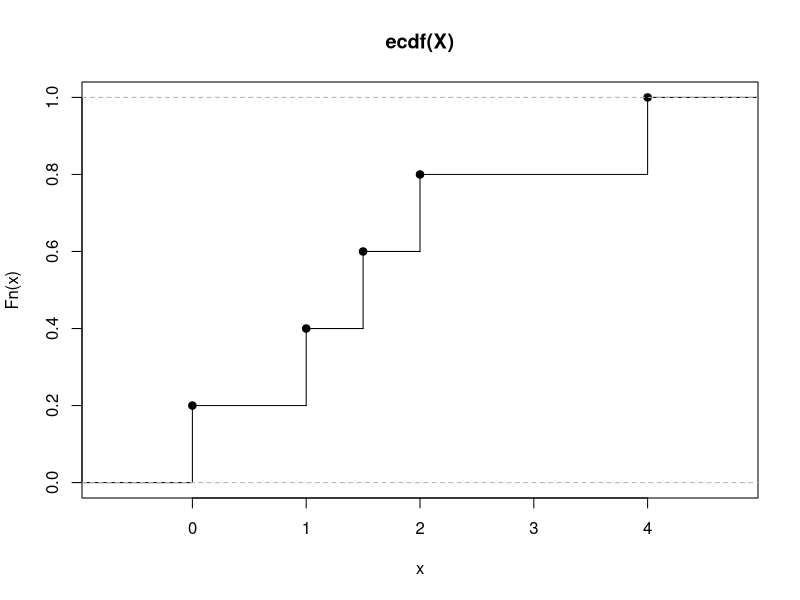
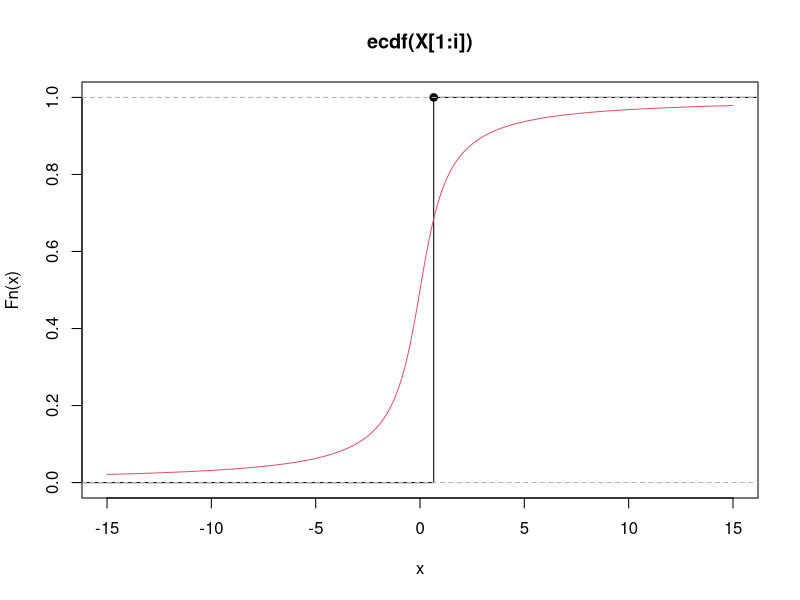
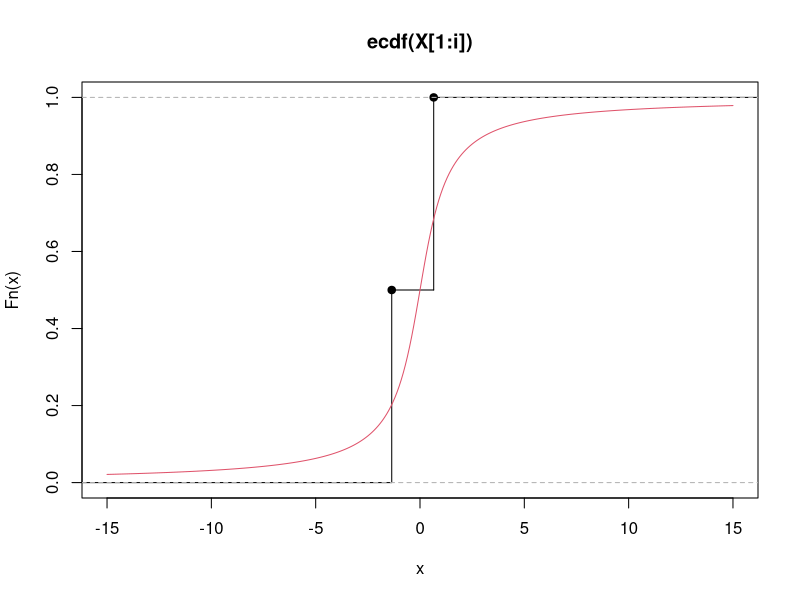
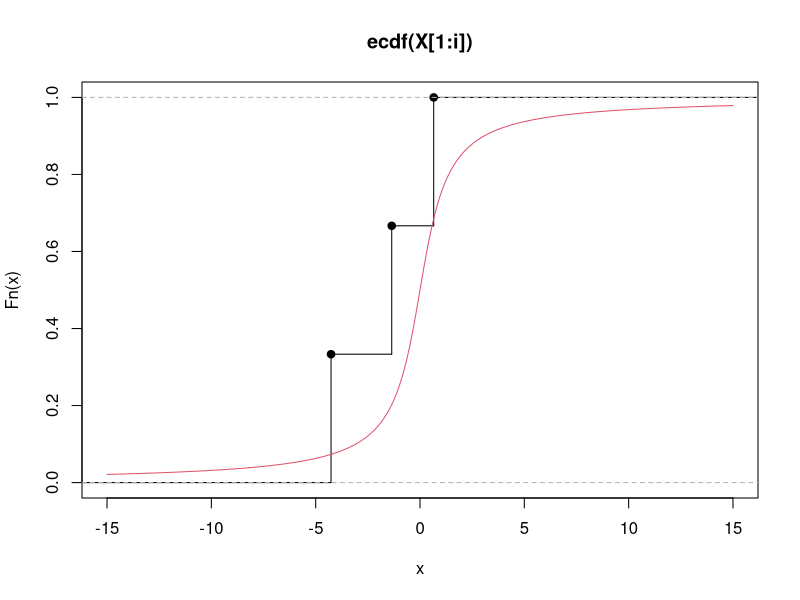
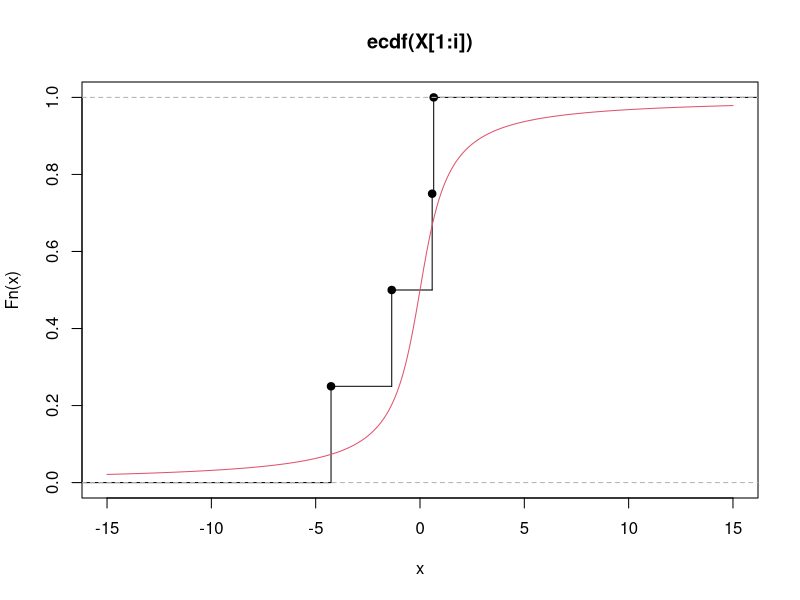
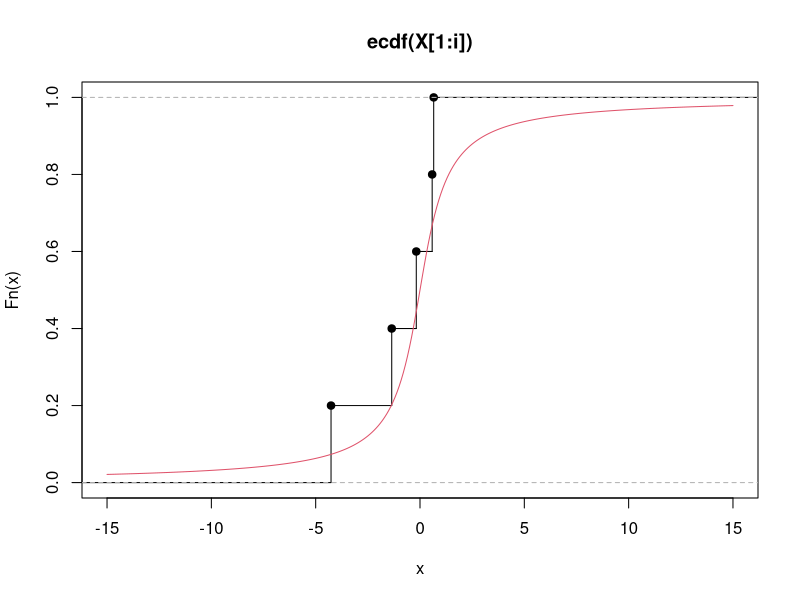
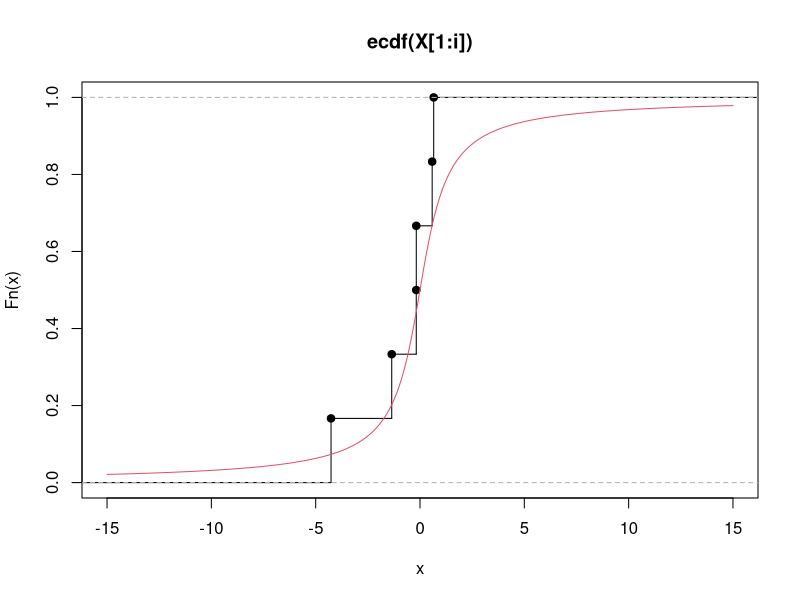
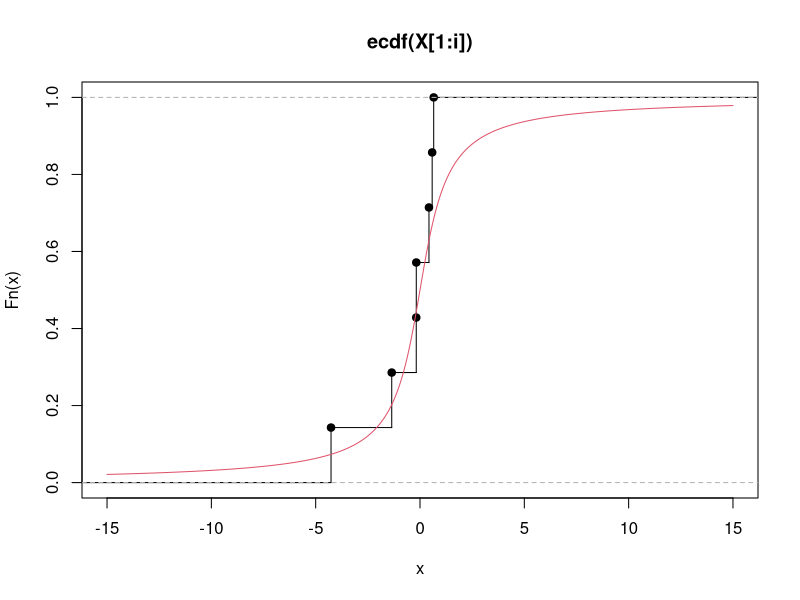

Source code (R) for these figures, in order:



###########################################
## ECDF
#########################################

par(mfrow=c(1,1))
X <- c(0,1,1.5,2,4)
plot(ecdf(X), verticals=T)


### Cauchy example

set.seed(2)
X <- rcauchy(100)
for(i in 1:50){
  plot(ecdf(X[1:i]), verticals=T, xlim=c(-15,15))
  lines(seq(-15,15,0.1),pcauchy(seq(-15,15,0.1)), col=2)
  readline()
}


plot(ecdf(X), xlim=c(-15,15))
lines(seq(-15,15,0.01), pcauchy(seq(-15,15,0.01)), col=2, lwd=3)

#############################################
# Heart attack example
#############################################

boot<-function(n){
  r1<-rbinom(n,11037,0.00942) #aspirin
  r2<-rbinom(n,11034,0.0171) #placebo
  thetahat<-(r1/11037)/(r2/11034)
  return(thetahat)
}

# run boot function
thetasamples <- boot(10000)

hist(thetasamples,prob=T,col=0) 
quantile(thetasamples,c(0.025,0.975))
